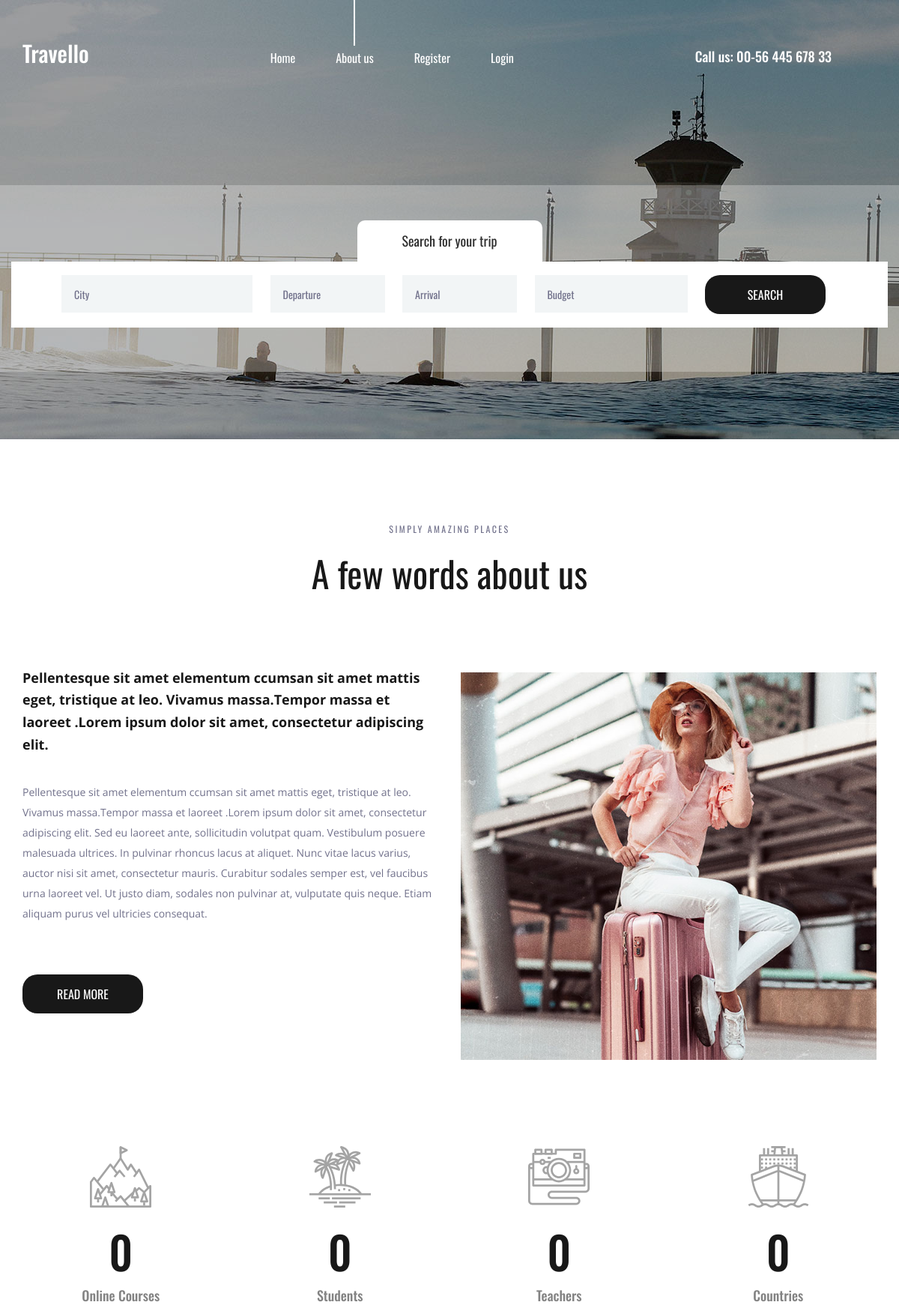
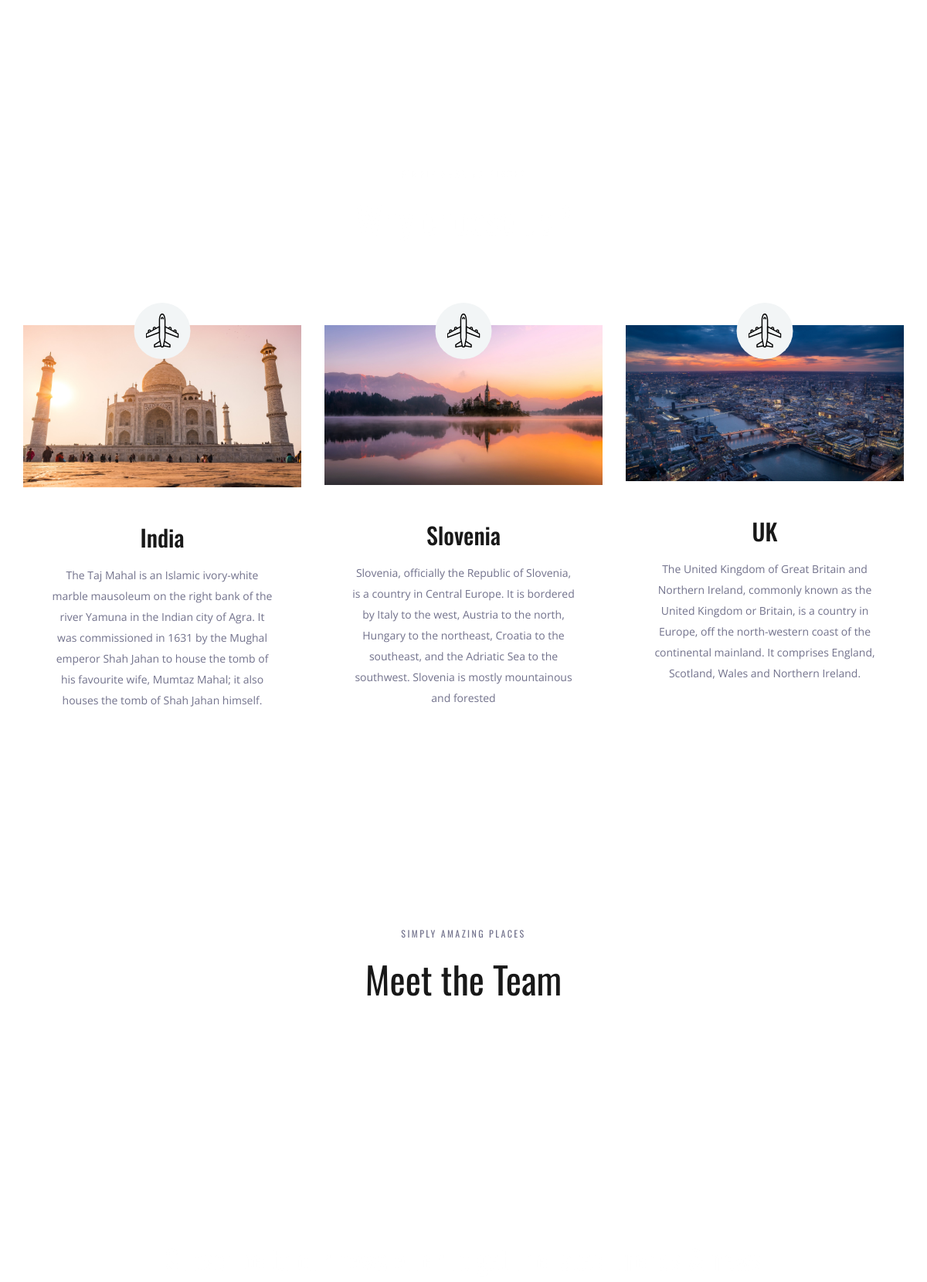
The page / (upper part) on the database its author committed (2 pictures, top to bottom).
### app8/models.py (models this page shows, shortened)
class info(models.Model):
    name=models.CharField(max_length=250)
    img=models.ImageField(upload_to='pics')
    desc=models.TextField()

### app8/views.py (the view)
# urls.py: path('',views.demo,name='demo')
def demo(request):
    obj=info.objects.all()
    obj1=team.objects.all()
    return render(request,"index.html",{'result':obj,'asd':obj1})

### templates/index.html (shortened to what this page needs)
{% load static %}
<!DOCTYPE html>
<html lang="en">
<head>
<link rel="stylesheet" type="text/css" href="{% static 'styles/bootstrap4/bootstrap.min.css' %}">
<link href="{% static 'plugins/font-awesome-4.7.0/css/font-awesome.min.css' %}" rel="stylesheet" type="text/css">
<link rel="stylesheet" type="text/css" href="{% static 'plugins/OwlCarousel2-2.2.1/owl.carousel.css' %}">
<link rel="stylesheet" type="text/css" href="{% static 'plugins/OwlCarousel2-2.2.1/owl.theme.default.css' %}">
<link rel="stylesheet" type="text/css" href="{% static 'plugins/OwlCarousel2-2.2.1/animate.css' %}">
<link rel="stylesheet" type="text/css" href="{% static 'styles/about.css' %}">
<link rel="stylesheet" type="text/css" href="{% static 'styles/about_responsive.css' %}">
</head>
<body>
<div class="super_container">
	<header class="header">
		<div class="container">
			<div class="row">
				<div class="col">
					<div class="header_content d-flex flex-row align-items-center justify-content-start">
						<div class="header_content_inner d-flex flex-row align-items-end justify-content-start">
							<div class="logo"><a href="index.html">Travello</a></div>
							<nav class="main_nav">
								<ul class="d-flex flex-row align-items-start justify-content-start">
									<li><a href="index.html">Home</a></li>
									<li class="active"><a href="about.html">About us</a></li>
									{% if user.is_authenticated %}
									<li>Hello {{user.username}}</li>
									<li><a href="app9/logout">Logout</a></li>
									{% else %}
									<li><a href="app9/register">Register</a></li>
									<li><a href="app9/login">Login</a></li>
									{% endif %}
								</ul>
							</nav>
							<div class="header_phone ml-auto">Call us: 00-56 445 678 33</div>
						</div>
					</div>
				</div>
			</div>
		</div>
	</header>
	<div class="home">
		<div class="background_image" style="background-image:url({% static 'images/about.jpg' %})"></div>
	</div>
	<div class="home_search">
		<div class="container">
			<div class="row">
				<div class="col">
					<div class="home_search_container">
						<div class="home_search_title">Search for your trip</div>
						<div class="home_search_content">
							<form action="#" class="home_search_form" id="home_search_form">
								<div class="d-flex flex-lg-row flex-column align-items-start justify-content-lg-between justify-content-start">
									<input type="text" class="search_input search_input_1" placeholder="City" required="required">
									<input type="text" class="search_input search_input_2" placeholder="Departure" required="required">
									<input type="text" class="search_input search_input_3" placeholder="Arrival" required="required">
									<input type="text" class="search_input search_input_4" placeholder="Budget" required="required">
									<button class="home_search_button">search</button>
								</div>
							</form>
						</div>
					</div>
				</div>
			</div>
		</div>
	</div>
	<div class="about">
		<div class="container">
			<div class="row">
				<div class="col text-center">
					<div class="section_subtitle">simply amazing places</div>
					<div class="section_title"><h2>A few words about us</h2></div>
				</div>
			</div>
			<div class="row about_row">
				<div class="col-lg-6">
					<div class="about_content">
						<div class="text_highlight">Pellentesque sit amet elementum ccumsan sit amet mattis eget, tristique at leo. Vivamus massa.Tempor massa et laoreet .Lorem ipsum dolor sit amet, consectetur adipiscing elit.</div>
						<div class="about_text">
							<p>Pellentesque sit amet elementum ccumsan sit amet mattis eget, tristique at leo. Vivamus massa.Tempor massa et laoreet .Lorem ipsum dolor sit amet, consectetur adipiscing elit. Sed eu laoreet ante, sollicitudin volutpat quam. Vestibulum posuere malesuada ultrices. In pulvinar rhoncus lacus at aliquet. Nunc vitae lacus varius, auctor nisi sit amet, consectetur mauris. Curabitur sodales semper est, vel faucibus urna laoreet vel. Ut justo diam, sodales non pulvinar at, vulputate quis neque. Etiam aliquam purus vel ultricies consequat.</p>
						</div>
						<div class="button about_button"><a href="#">read more</a></div>
					</div>
				</div>
				<div class="col-lg-6">
					<div class="about_image"><img src="{% static 'images/about_1.jpg' %}" alt=""></div>
				</div>
			</div>
		</div>
	</div>
	<div class="milestones">
		<div class="container">
			<div class="row">
				<div class="col-lg-3 milestone_col">
					<div class="milestone text-center">
						<div class="milestone_icon"><img src="{% static 'images/mountain.svg' %}" alt=""></div>
						<div class="milestone_counter" data-end-value="17">0</div>
						<div class="milestone_text">Online Courses</div>
					</div>
				</div>
				<div class="col-lg-3 milestone_col">
					<div class="milestone text-center">
						<div class="milestone_icon"><img src="{% static 'images/island.svg' %}" alt=""></div>
						<div class="milestone_counter" data-end-value="213">0</div>
						<div class="milestone_text">Students</div>
					</div>
				</div>
				<div class="col-lg-3 milestone_col">
					<div class="milestone text-center">
						<div class="milestone_icon"><img src="{% static 'images/camera.svg' %}" alt=""></div>
						<div class="milestone_counter" data-end-value="11923">0</div>
						<div class="milestone_text">Teachers</div>
					</div>
				</div>
				<div class="col-lg-3 milestone_col">
					<div class="milestone text-center">
						<div class="milestone_icon"><img src="{% static 'images/boat.svg' %}" alt=""></div>
						<div class="milestone_counter" data-end-value="15">0</div>
						<div class="milestone_text">Countries</div>
					</div>
				</div>
			</div>
		</div>
	</div>
	<div class="why">
		<div class="parallax_background parallax-window" data-parallax="scroll" data-image-src="{% static 'images/why.jpg' %}" data-speed="0.8"></div>
		<div class="container">
			<div class="row">
				<div class="col text-center">
					<div class="section_subtitle">simply amazing places</div>
					<div class="section_title"><h2>Why choose us?</h2></div>
				</div>
			</div>
			<div class="row why_row">
				{% for i in result %}
				<div class="col-lg-4 why_col">
					<div class="why_item">
						<div class="why_image">
							<img src="{{i.img.url}}" alt="">
							<div class="why_icon d-flex flex-column align-items-center justify-content-center">
								<img src="{% static 'images/why_1.svg' %}" alt="">
							</div>
						</div>
						<div class="why_content text-center">
							<div class="why_title">{{i.name}}</div>
							<div class="why_text">
								<p>{{i.desc}}</p>
							</div>
						</div>
					</div>
				</div>
				{% endfor %}
			</div>
		</div>
	</div>
	<div class="team">
		<div class="container">
			<div class="row">
				<div class="col text-center">
					<div class="section_subtitle">simply amazing places</div>
					<div class="section_title"><h2>Meet the Team</h2></div>
				</div>
			</div>
		</div>
	</div>
	<footer class="footer">
		<div class="parallax_background parallax-window" data-parallax="scroll" data-image-src="{% static 'images/footer_1.jpg' %}" data-speed="0.8"></div>
		<div class="container">
			<div class="row">
				<div class="col">
					<div class="newsletter">
						<div class="newsletter_title_container text-center">
							<div class="newsletter_title">Subscribe to our newsletter to get the latest trends & news</div>
						</div>
					</div>
				</div>
			</div>
		</div>
	</footer>
</div>
</body>
</html>

### rows shown on the page
info: img (picture), name "India", desc "The Taj Mahal is an Islamic ivory-white marble mausoleum on the right bank of the river Yamuna in the Indian city of Agra. It was commissioned in 1631 by the Mughal emperor Shah Jahan to house the tomb of his favourite wife, Mumtaz Mahal; it also houses the tomb of Shah Jahan himself."
info: img (picture), name "Slovenia", desc "Slovenia, officially the Republic of Slovenia, is a country in Central Europe. It is bordered by Italy to the west, Austria to the north, Hungary to the northeast, Croatia to the southeast, and the Adriatic Sea to the southwest. Slovenia is mostly mountainous and forested"
info: img (picture), name "UK", desc "The United Kingdom of Great Britain and Northern Ireland, commonly known as the United Kingdom or Britain, is a country in Europe, off the north-western coast of the continental mainland. It comprises England, Scotland, Wales and Northern Ireland."
